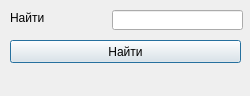
<?xml version="1.0" encoding="UTF-8"?>
<ui version="4.0">
 <class>Dialog</class>
 <widget class="QDialog" name="Dialog">
  <property name="geometry">
   <rect>
    <x>0</x>
    <y>0</y>
    <width>250</width>
    <height>96</height>
   </rect>
  </property>
  <property name="windowTitle">
   <string>Dialog</string>
  </property>
  <widget class="QLabel" name="label">
   <property name="geometry">
    <rect>
     <x>10</x>
     <y>10</y>
     <width>51</width>
     <height>16</height>
    </rect>
   </property>
   <property name="text">
    <string>Найти</string>
   </property>
  </widget>
  <widget class="QLineEdit" name="lineEdit">
   <property name="geometry">
    <rect>
     <x>112</x>
     <y>10</y>
     <width>131</width>
     <height>20</height>
    </rect>
   </property>
  </widget>
  <widget class="QLabel" name="label_2">
   <property name="geometry">
    <rect>
     <x>10</x>
     <y>70</y>
     <width>231</width>
     <height>16</height>
    </rect>
   </property>
   <property name="text">
    <string/>
   </property>
  </widget>
  <widget class="QPushButton" name="pushButton">
   <property name="geometry">
    <rect>
     <x>10</x>
     <y>40</y>
     <width>231</width>
     <height>23</height>
    </rect>
   </property>
   <property name="text">
    <string>Найти</string>
   </property>
  </widget>
 </widget>
 <resources/>
 <connections/>
</ui>
